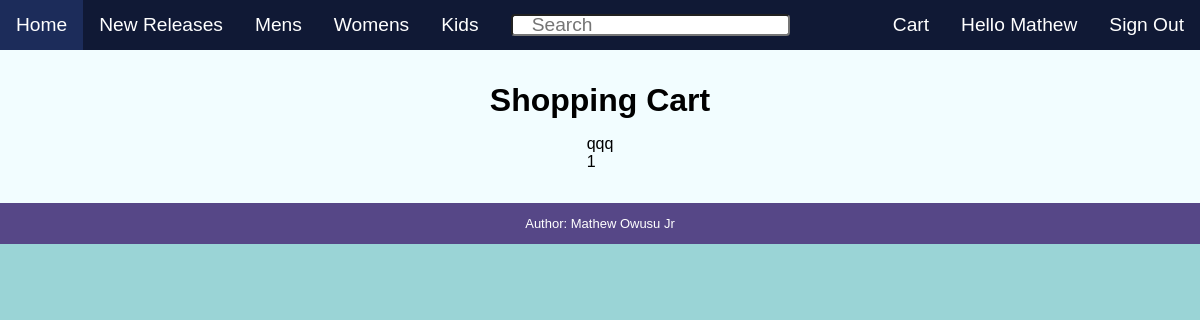
Page /cart (signed in) on the committed database.
### website/models.py (models this page shows, shortened)
class Customer(db.Model, UserMixin):
    __tablename__ = 'customer'
    id = db.Column(db.Integer(), primary_key=True)
    firstname = db.Column(db.Text())
    lastname = db.Column(db.Text())
    email = db.Column(db.Text())
    username = db.Column(db.Text())
    password_hash = db.Column(db.Text())
    cart = db.relationship('Cart', back_populates="owner", uselist=False)

class ReservedShoe(db.Model):
    __tablename__ = 'reserved_shoe'
    id = db.Column(db.Integer(), primary_key=True)
    cartid = db.Column(db.Integer(), db.ForeignKey('cart.id'))
    cart = db.relationship('Cart', back_populates='shoes')
    shoe_id = db.Column(db.Integer(), db.ForeignKey('shoe.id'))
    reserved_shoe = db.relationship(
        "Shoe", backref="reserved_shoe", uselist=False)
    quantity = db.Column(db.Integer(), nullable=False)

class Shoe(db.Model):
    __tablename__ = 'shoe'
    id = db.Column(db.Integer(), primary_key=True)
    name = db.Column(db.String(length=30), nullable=False)
    brand = db.Column(db.String(length=30), nullable=False)
    audience = db.Column(db.String(length=30), nullable=False)
    price = db.Column(db.Float(), nullable=False)
    colors = db.relationship("Color", back_populates="shoe", lazy=True, cascade='all, delete, delete-orphan')

### website/views/cust_cart_views.py (the view)
@cust_cart_views.route('/cart', methods=['GET'])
def display_cart_page():
    cart = current_user.cart.shoes
    return render_template('cart.html', current_user=current_user, cart=cart)

### website/__init__.py (called while the page is built)
def create_app():
    app = Flask(__name__)
    app.config['SECRET_KEY'] = "yeet"
    app.config['SQLALCHEMY_DATABASE_URI'] = f'sqlite:///{DB_NAME}'
    db.init_app(app)
    create_database(app)
    login_manager = LoginManager()
    login_manager.login_view = 'acct_mgmt_views.display_login_page'
    login_manager.init_app(app)
    @login_manager.user_loader
    def load_user(id):
        return Customer.query.get(int(id))
    app.register_blueprint(acct_mgmt_views, url_prefix='/')
    app.register_blueprint(admin_catalog_views, url_prefix='/')
    app.register_blueprint(cust_cart_views, url_prefix='/')
    app.register_blueprint(cust_catalog_views, url_prefix='/')
    app.register_blueprint(home_view, url_prefix='/')
    return app

### website/views/cust_cart_views.py (called while the page is built)
@cust_cart_views.before_request
@login_required
def login_to_access():
    pass

### website/templates/cart.html (shortened to what this page needs)
{% extends 'base.html' %}
{% block body %}
    <h1>Shopping Cart</h1>
    <ul>
        {% for shoe in cart%}
            <li>
                <a>{{shoe.reserved_shoe.name}}</a>
                <p>{{shoe.quantity}}</p>
            </li>
        {% endfor %}
    </ul>
{% endblock %}

### website/templates/base.html (shortened to what this page needs)
<!DOCTYPE html>
<html lang="en">
<head>
    <link rel="stylesheet" href="{{ url_for('static', filename='style.css') }}">
</head>
<body>
    <div class="nav-bar">
        <ul>
            <li><a href="{{ url_for('home_view.home_page') }}">Home</a></li>
            <li><a href="{{ url_for('cust_catalog_views.releases_page') }}">New Releases</a></li>
            <li><a href="{{ url_for('cust_catalog_views.mens_releases_page') }}">Mens</a></li>
            <li><a href="{{ url_for('cust_catalog_views.womens_releases_page') }}">Womens</a></li>
            <li><a href="{{ url_for('cust_catalog_views.kids_releases_page') }}">Kids</a></li>
            <li>
                <a>
                    <form id="search" action="/releases/browse/" method="GET">
                        <input type="search" name="search" placeholder="Search">
                    </form>
                </a>
            </li>
            {% if current_user.is_authenticated %}
                <div style="float:right">
                    <li>
                        <a href="{{url_for('cust_cart_views.display_cart_page')}}">Cart</a>
                    </li>
                    <li>
                        <a href="{{ url_for( 'acct_mgmt_views.display_account_page', username=current_user.username ) }}">Hello {{current_user.firstname}}</a>
                    </li>
                    <li>
                        <a href="{{url_for('acct_mgmt_views.logout')}}"">Sign Out</a>
                    </li>
                </div>
            {% endif %}
        </ul>
    </div>
    <div class="content">
        {% block body %}{% endblock %}
    </div>
    <footer>
        <p>Author: Mathew Owusu Jr</p>
    </footer>
</body>
</html>

### website/static/style.css (style rules this page uses)
* { box-sizing: border-box; margin: 0; padding: 0; font-size: 100%; font-family: Verdana, Geneva, Tahoma, sans-serif; overflow: hidden; }
body { width: 100%; background-color: #9ad4d6; display: flex; flex-direction: column; align-items: center; }
ul { list-style-type: none; }
li { float: left; }
a { text-decoration: none; }
h1, h2 { font-size: xx-large; padding-bottom: 0.5em; }
input[type="search"] { box-sizing: border-box; border-radius: 0.2em; box-sizing: border-box; padding-left: 1em; padding-right: 0.5em; padding-top: 0.25em; padding-bottom: 0.25em; width: auto; height: 1.1em !important; }
.nav-bar { background-color: #101935; width: 100%; font-size: larger; }
.nav-bar li a { display: block; color: white; text-align: center; padding: 14px 16px; }
.content { background-color: #F2FDFF; width: 100%; display: flex; flex-direction: column; align-items: center; padding: 2em; }
footer { background-color: #564787; width: 100%; padding: 1em; padding-left: 5em; padding-right: 5em; color: white; text-align: center; font-size: small; }

### rows in the picture
Customer: firstname "Mathew"
ReservedShoe: reserved_shoe.name "qqq", quantity "1"
